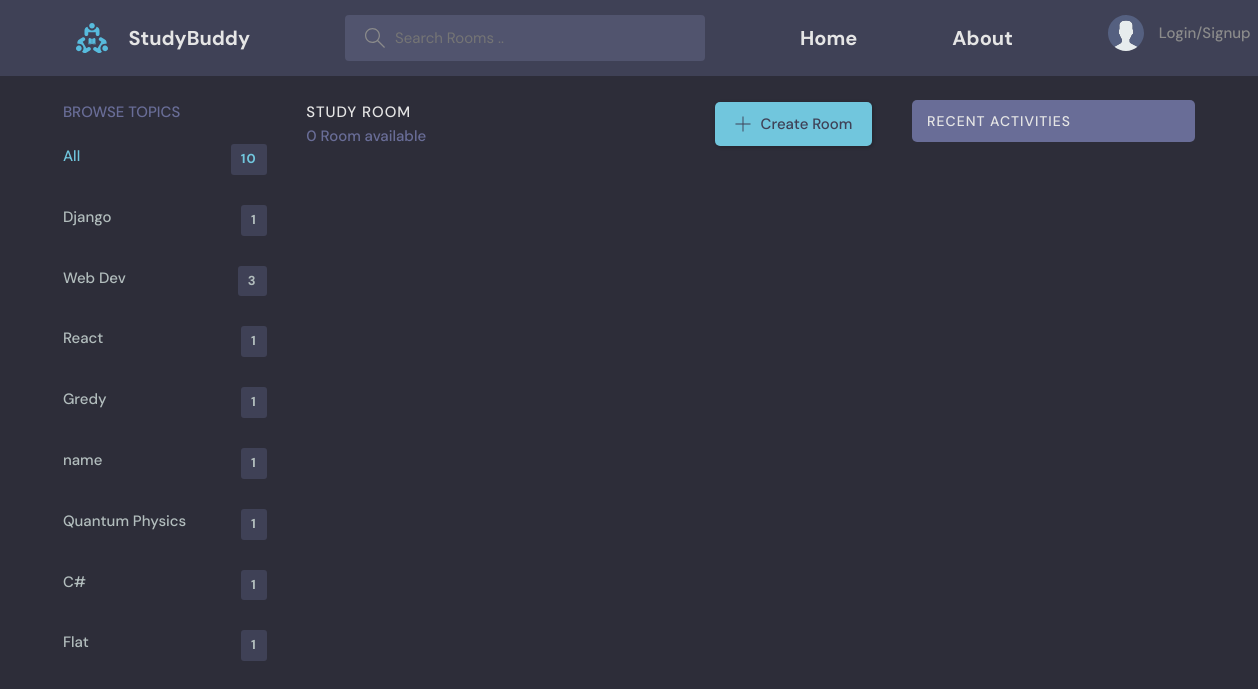
/?q=BIO, run on an earlier commit of the app's database.
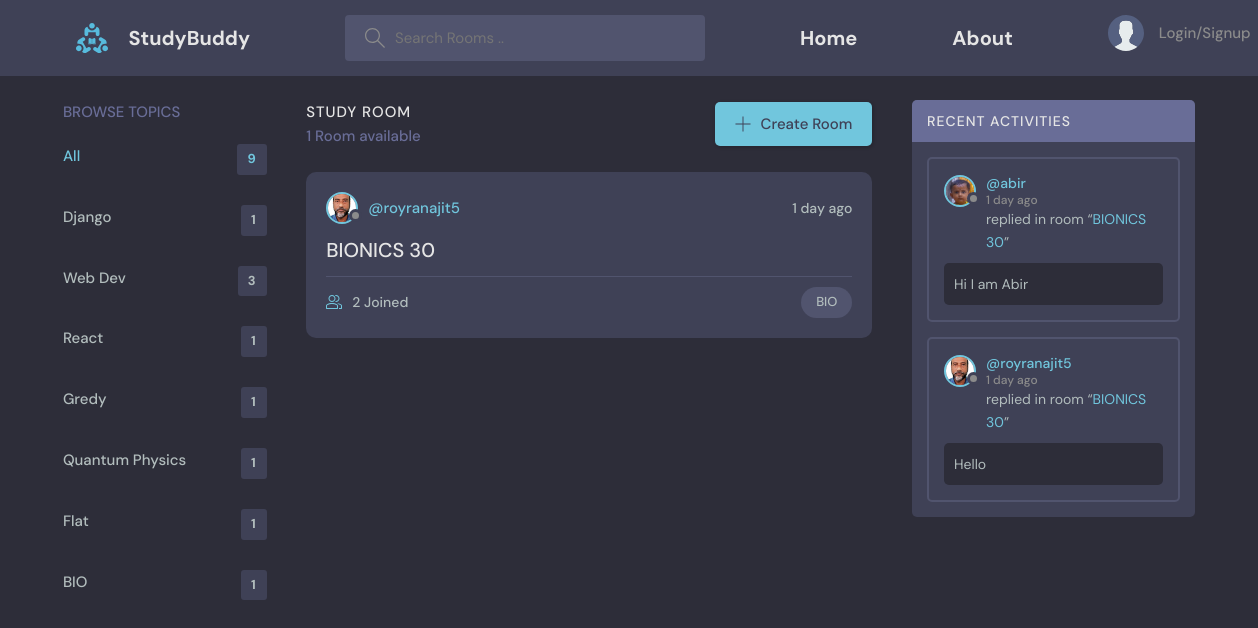
And on a later commit of the database.
### bas/models.py (models this page shows)
class Topic(models.Model):
    name = models.CharField(max_length=200)
    def __str__(self):
        return self.name

class Profile(models.Model):
    user = models.OneToOneField(User, null=True, on_delete=models.CASCADE)
    bio = models.TextField(null=True)
    avatar = models.ImageField(null=True, default="avatar.svg")

class Room(models.Model):
    host = models.ForeignKey(User, on_delete=models.SET_NULL, null=True)
    topic = models.ForeignKey(Topic, on_delete=models.SET_NULL, null=True)
    name = models.CharField(max_length=100)
    description = models.TextField(null=True, blank=True)
    participants = models.ManyToManyField(User, related_name='participants', blank=True)
    updated = models.DateTimeField(auto_now=True)
    created = models.DateTimeField(auto_now_add=True)
    outside_review = models.TextField(null=True, blank=True)
    class Meta:
        ordering = ['-updated', '-created']
    def __str__(self):
        return self.description[:20]

class Message(models.Model):
    user = models.ForeignKey(User, on_delete=models.CASCADE)
    room = models.ForeignKey(Room, on_delete=models.CASCADE)
    body = models.TextField()
    updated = models.DateTimeField(auto_now=True)
    created = models.DateTimeField(auto_now_add=True)
    def __str__(self):
        return self.body[:50]
    class Meta:
        ordering = ['-updated', '-created']

### bas/views.py (the view)
# urls.py: path('', views.home, name="home"),
def home(request):
    q = request.GET.get('q') if request.GET.get('q')!=None else ''
    rooms = Room.objects.filter(
        Q(topic__name__icontains=q) |
        Q(name__icontains=q) |
        Q(description__icontains=q) |
        Q(host__username__icontains=q)
    )
    topics = Topic.objects.all()
    messg = Message.objects.filter(room__in=rooms)
    Topics = []
    for topic in topics:
        cnt = Room.objects.filter(
        Q(topic__name=topic.name)).count()
        if(cnt > 0):
            Topics.append({'topic' : topic, 'count' : cnt})
    users = User.objects.all()
    Profiles = Profile.objects.all()
    content = {'Rooms':rooms, 'Topics' : Topics,
               'total_room':Room.objects.all().count, 'Messages' : messg, 'Profiles' : Profiles}
    return render(request, 'bas/home.html', content)

### bas/templates/bas/home.html
{% extends 'main.html' %}
{% block content %}
<main class="layout layout--3">
  <div class="container">
    <div>
      {% url 'home' as the_url %}
      {% include 'bas/topics.html' with link=the_url %}
    </div>
      {% include 'bas/feed.html' %}
      {% include 'bas/activity.html' with page='home' %}
  </div>
</main>
{% endblock %}

### bas/templates/bas/topics.html
<div class="topics">
    <div class="topics__header">
        <h2>Browse Topics</h2>
    </div>
    <ul class="topics__list">
        <li>
        <a href="{{link}}" class="active">All <span>{{total_room}}</span></a>
        </li>
        {% for topic in Topics %}
        <li>
        <a href="{{link}}?q={{topic.topic.name}}">{{topic.topic.name}}
            <span>{{topic.count}}</span></a>
        </li>
        {% endfor %}
    </ul>
</div>

### bas/templates/bas/feed.html (shortened to what this page needs)
<div class="roomList">
    <div class="roomList__header">
      <div>
        <h2>Study Room</h2>
        <p>{{Rooms.count}} Room{% if Rooms.count > 1 %}s{% endif %} available</p>
      </div>
      {% if page == home %}
      <a class="btn btn--main" href="{% url 'createRoom' %}">
        <svg version="1.1" xmlns="http://www.w3.org/2000/svg" width="32" height="32" viewBox="0 0 32 32">
          <title>add</title>
          <path
            d="M16.943 0.943h-1.885v14.115h-14.115v1.885h14.115v14.115h1.885v-14.115h14.115v-1.885h-14.115v-14.115z"
          ></path>
        </svg>
        Create Room
      </a>
      {% endif %}
    </div>
    {% for room in Rooms%}
    <div class="roomListRoom">
      <div class="roomListRoom__header">
        <a href="{% url 'userProfile' room.host.id %}" class="roomListRoom__author">
          <div class="avatar avatar--small">
            {% include 'bas/profile_image.html' with user_id=room.host.id %}
          </div>
          <span>@{{room.host.username}}</span>
        </a>
        <div class="roomListRoom__actions">
          <span>{{room.updated|timesince}} ago</span>
        </div>
      </div>
      <div class="roomListRoom__content">
        <a href="{% url 'Room' room.id %}">{{room.name}}</a>
      </div>
      <div class="roomListRoom__meta">
        <a href="{% url 'Room' room.id %}" class="roomListRoom__joined">
          {{room.participants.count}} Joined
        </a>
        <p class="roomListRoom__topic">{{room.topic}}</p>
      </div>
    </div>
    {% endfor %}
  </div>

### bas/templates/bas/profile_image.html
{% for profile in Profiles%}
{% if profile.user.id == user_id %}
<img src="{{profile.avatar.url}}" />
{% endif %}
{% endfor %}

### bas/templates/bas/activity.html (shortened to what this page needs)
<div class="activities">
    <div class="activities__header">
      <h2>Recent Activities</h2>
    {% for m in Messages %}
    </div>
        <div class="activities__box">
        <div class="activities__boxHeader roomListRoom__header">
            <a href="{% url 'userProfile' m.user.id %}" class="roomListRoom__author">
            <div class="avatar avatar--small">
                {% include 'bas/profile_image.html' with user_id=m.user.id %}
            </div>
            <p>
                @{{m.user.username}}
                <span>{{m.created|timesince}} ago</span>
            </p>
            </a>
        </div>
        <div class="activities__boxContent">
            <p>replied in room “<a href="{% url 'Room' m.room.id %}">{{m.room.name}}</a>”</p>
            <div class="activities__boxRoomContent">
            {{m}}
            </div>
        </div>
    {% endfor %}
    </div>
</div>

What changed in the data, as far as the page shows it:
no longer on this page (row unchanged): Topic: topic.name "name", count "1"
no longer on this page (row unchanged): Topic: topic.name "C#", count "1"
added Topic: topic.name "BIO", count "1"
added Room: host.username "royranajit5", updated "1 day", name "BIONICS 30", participants.count "2", topic "BIO"
added Profile: avatar (picture)
added Message: user.username "abir", created "1 day", room.name "BIONICS 30", body "Hi I am Abir"
added Profile: avatar (picture), shown under "abir"
added Message: user.username "royranajit5", created "1 day", room.name "BIONICS 30", body "Hello"
Also different on the page:
{{ total_room }}: "10" → "9"
{{ Rooms.count }}: "0" → "1"
